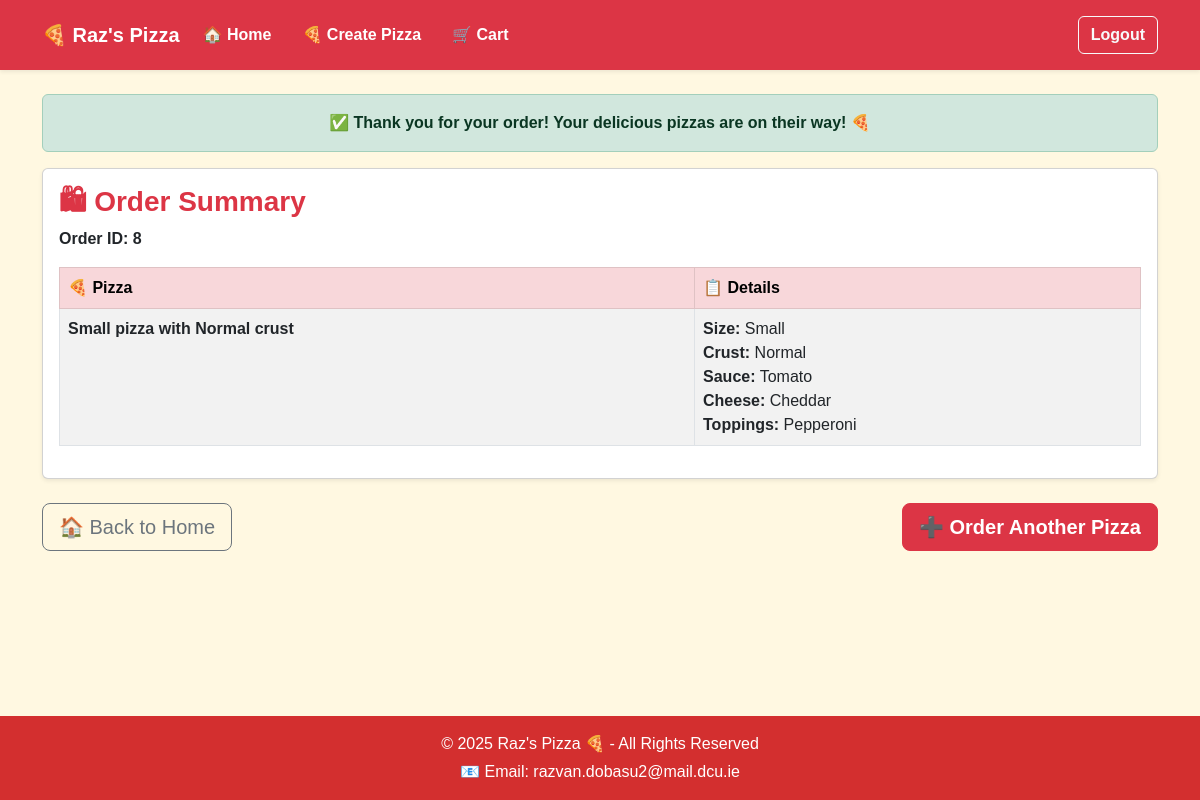
Screenshot of /order_confirmation/8 (signed in) with the database file from the repository.
### mainapp/models.py (models this page shows, shortened)
class Order(models.Model):
    user = models.ForeignKey(User, on_delete=models.CASCADE, related_name="orders", help_text="The user who placed the order")
    customer_name = models.CharField(max_length=100, help_text="The customer's name")
    address = models.CharField(max_length=200, help_text="The delivery address")
    card_number = models.CharField(max_length=16, help_text="Credit card number")
    card_expiry_month = models.CharField(max_length=2, help_text="Card expiry month")
    card_expiry_year = models.CharField(max_length=4, help_text="Card expiry year")
    card_cvv = models.CharField(max_length=3, help_text="Card CVV code")
    order_date = models.DateTimeField(auto_now_add=True, help_text="Date and time when the order was placed")

class OrderItem(models.Model):
    order = models.ForeignKey(Order, on_delete=models.CASCADE, related_name="order_items")
    pizza = models.ForeignKey(Pizza, on_delete=models.CASCADE)
    quantity = models.PositiveIntegerField(default=1)
    def __str__(self):
        return f"{self.quantity} x {self.pizza} in Order {self.order.pk}"

class Pizza(models.Model):
    size = models.ForeignKey(Size, on_delete=models.CASCADE)
    crust = models.ForeignKey(CrustType, on_delete=models.CASCADE)
    sauce = models.ForeignKey(Sauce, on_delete=models.CASCADE)
    cheese = models.ForeignKey(Cheese, on_delete=models.CASCADE)
    toppings = models.ManyToManyField(Topping)
    def __str__(self):
        return f"{self.size} pizza with {self.crust} crust"

class Size(models.Model):
    name = models.CharField(max_length=50)
    def __str__(self):
        return self.name

class CrustType(models.Model):
    name = models.CharField(max_length=50)
    def __str__(self):
        return self.name

class Sauce(models.Model):
    name = models.CharField(max_length=50)
    def __str__(self):
        return self.name

class Cheese(models.Model):
    name = models.CharField(max_length=50)
    def __str__(self):
        return self.name

class Topping(models.Model):
    name = models.CharField(max_length=50)
    def __str__(self):
        return self.name

### mainapp/views.py (the view)
# urls.py: path("order_confirmation/<int:id>", views.order_confirmation, name="order_confirmation")
@login_required
def order_confirmation(request, id):
    try:
        order = Order.objects.get(id=id)
    except Order.DoesNotExist:
        return redirect("/")
    if order.user != request.user:
        return redirect("/")
    order_items = order.order_items.all()
    print(order_items)
    return render(request, "order_confirmation.html", {"order": order, "order_items": order_items})

### mainapp/templates/order_confirmation.html (shortened to what this page needs)
{% extends "base.html" %}
{% block content %}
<div class="container mt-4">
    <div class="alert alert-success text-center fw-bold">
        ✅ Thank you for your order! Your delicious pizzas are on their way! 🍕
    </div>
    <div class="card shadow-sm">
        <div class="card-body">
            <h3 class="card-title text-danger fw-bold">🛍 Order Summary</h3>
            <p class="fw-bold">Order ID: <span class="text-dark">{{ order.id }}</span></p>
            <table class="table table-striped table-bordered mt-3">
                <thead class="table-danger">
                    <tr>
                        <th scope="col">🍕 Pizza</th>
                        <th scope="col">📋 Details</th>
                    </tr>
                </thead>
                <tbody>
                    {% for item in order_items %}
                    <tr>
                        <td class="fw-bold">{{ item.pizza }}</td>
                        <td>
                            <ul class="list-unstyled mb-0">
                                <li><strong>Size:</strong> {{ item.pizza.size }}</li>
                                <li><strong>Crust:</strong> {{ item.pizza.crust }}</li>
                                <li><strong>Sauce:</strong> {{ item.pizza.sauce }}</li>
                                <li><strong>Cheese:</strong> {{ item.pizza.cheese }}</li>
                                <li><strong>Toppings:</strong>
                                    {% if item.pizza.toppings.all %}
                                        {% for topping in item.pizza.toppings.all %}
                                            {{ topping }}{% if not forloop.last %}, {% endif %}
                                        {% endfor %}
                                    {% else %}
                                        None
                                    {% endif %}
                                </li>
                            </ul>
                        </td>
                    </tr>
                    {% endfor %}
                </tbody>
            </table>
        </div>
    </div>
    <div class="d-flex justify-content-between mt-4">
        <a href="{% url 'index' %}" class="btn btn-outline-secondary btn-lg">🏠 Back to Home</a>
        <a href="{% url 'create_pizza' %}" class="btn btn-danger btn-lg fw-bold">➕ Order Another Pizza</a>
    </div>
</div>
{% endblock %}

### static/styles.css (style rules this page uses)
body { background-color: #FFF8E1; font-family: 'Poppins', sans-serif; color: #333; opacity: 1; }
.btn { transition: transform 0.15s ease-out, box-shadow 0.15s ease-out; }

### rows the page displays
Order: id "8"
OrderItem: pizza "Small pizza with Normal crust", pizza.size "Small", pizza.crust "Normal", pizza.sauce "Tomato", pizza.cheese "Cheddar"
Topping: name "Pepperoni"
